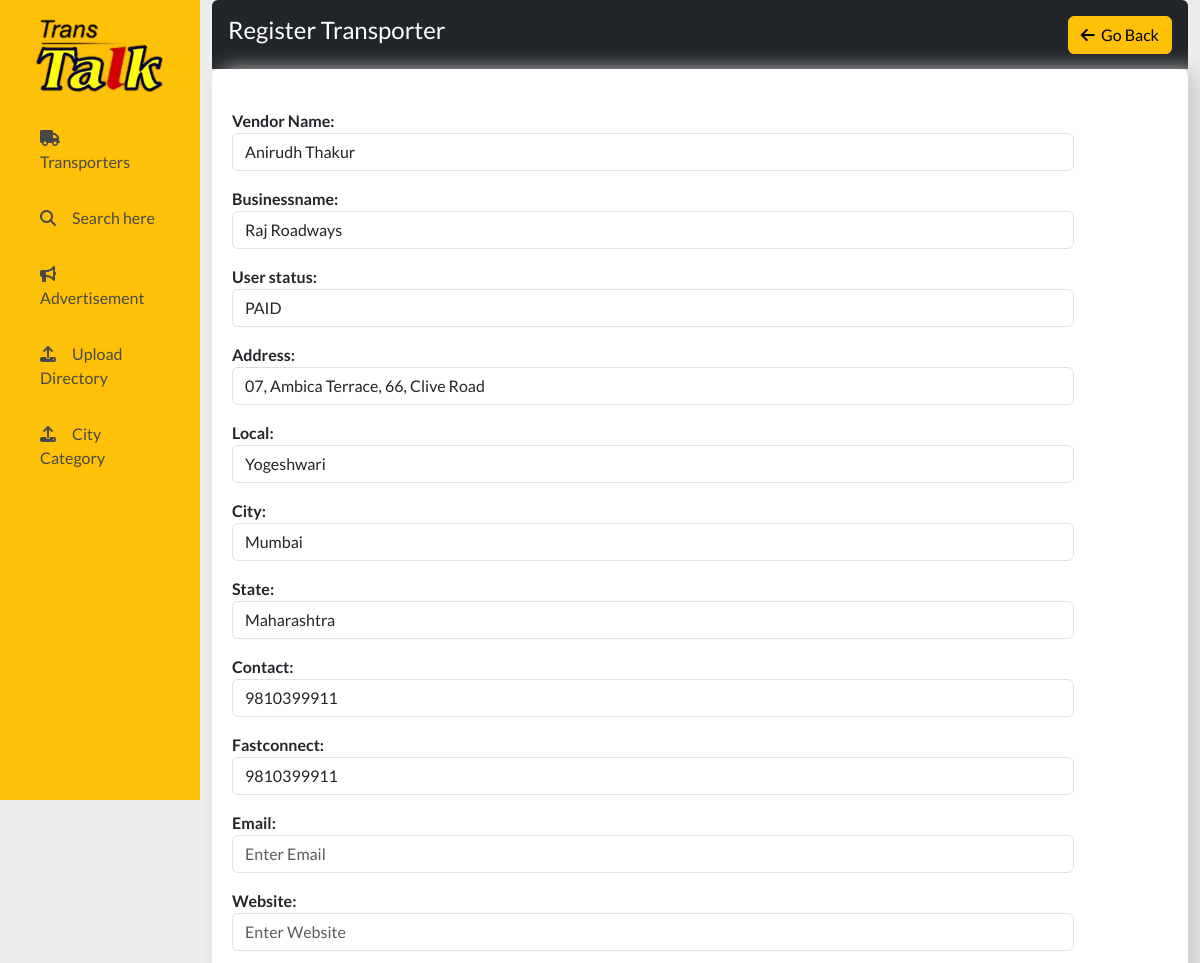
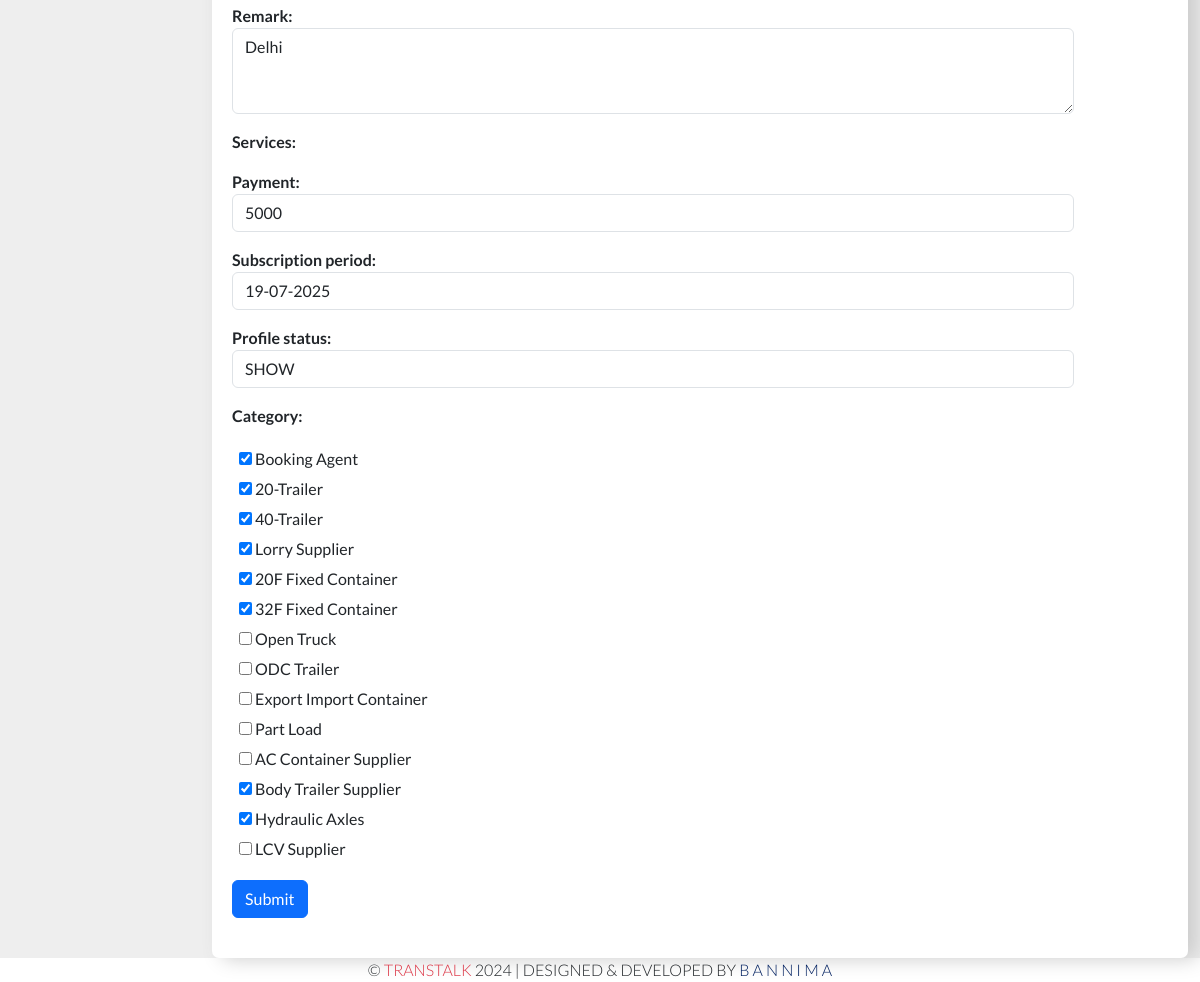
The app's page /supplier/update/1 with its own data (2 pictures, top to bottom).
### vendor/models.py (models this page shows, shortened)
class VendorModel(models.Model):
    clientname = models.CharField(max_length=30, verbose_name= "Vendor Name", null = True, blank=True)
    businessname = models.CharField(max_length=150, null = True)
    address = models.CharField(max_length=150, null = True)
    local = models.CharField(max_length=30, blank=True)
    city = models.CharField(max_length=30, null = True)
    state = models.CharField(max_length=30, null = True)
    contact = models.CharField(max_length=100, null = True)
    fastconnect = models.IntegerField(default=None, null = True)
    email = models.EmailField(default="", null = True, blank=True)
    website = models.CharField(max_length=30, default = "", null = True, blank=True)
    remark = models.TextField(blank=True)
    services = models.TextField(blank=True)
    ad_status = models.CharField(max_length=4, null = True)
    user_status = models.CharField(max_length=4, null = True)
    payment = models.CharField(max_length=10, null=True, default=0)
    subscription_period = models.CharField(default="", null=True, max_length=10 )
    profile_status = models.CharField(default="SHOW", null=True, max_length=4 )
    column_status = models.CharField(max_length=30, default="")
    f2 = models.CharField(max_length=30, default="")
    f3 = models.CharField(max_length=30, default="")
    entry_via = models.CharField(max_length=4, default="sys")
    category= models.ManyToManyField(ServiceModel, related_name= 'servicemodeldetail')
    class Meta:
        db_table = "tb_vendor"

### vendor/views.py (the view, shortened to what this page needs)
# urls.py: path('supplier/update/<int:pk>',v.UpdateSupplierForm.as_view(), name="profile-update-form"),
class UpdateSupplierForm(View):
    def get(self, request, pk):
        formdata = VendorModel.objects.get(id=pk)
        form = VendorForm(instance= formdata)
        context = {"form":form}
        return render(request, "addsupplier.html",context)

### vendor/models.py (called while the page is built)
    def __str__(self):
        return self.servicename

### vendor/templates/addsupplier.html (shortened to what this page needs)
{% extends 'home.html' %}
{% block content %}
<section>
    <div class="p-3 rounded-top fw-bold bg-dark">
        <h4 class="text-white">Register Transporter
            <span style="float: right;"><a href="/supplier" class="btn btn-warning"><i class="fa fa-arrow-left" aria-hidden="true"></i> &nbsp;Go Back</a></span>
        </h4>
    </div>
    <div class="custome-container">
        <form method="post" id="supplier_form">
            {{form.as_p}}
            <button type="submit" name="addnewsubmit" class="btn btn-primary">Submit</button>
        </form>
    </div>
    </div>
{% endblock content %}

### records on screen
VendorModel: clientname "Anirudh Thakur", businessname "Raj Roadways", user_status "PAID", address "07, Ambica Terrace, 66, Clive Road", local "Yogeshwari", city "Mumbai", state "Maharashtra", contact "9810399911", fastconnect "9810399911", remark "Delhi", payment "5000", subscription_period "19-07-2025", profile_status "SHOW"
